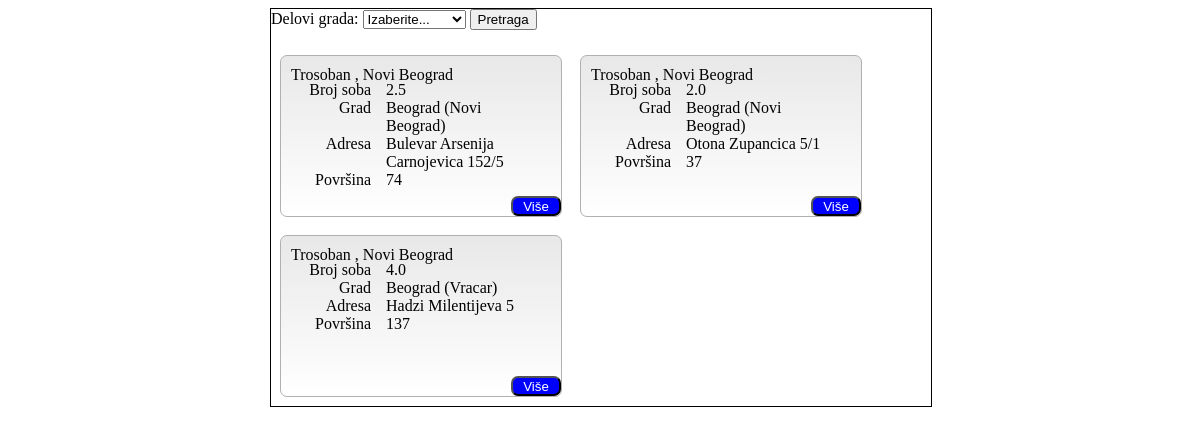
The page /nekretnine/objekti/ on the database its author committed.
### nekretnine/models.py (models this page shows, shortened)
class Objekat(models.Model):
	adresa = models.TextField()
	tip_objekta = models.ForeignKey(TipObjekta)
	deo_grada = models.ForeignKey(DeoGrada)
	broj_soba = models.FloatField()
	povrsina = models.IntegerField()
	cena = models.IntegerField()
	namestenost = models.ForeignKey(Namestenost)

class DeoGrada(models.Model):
	naziv = models.CharField(max_length=50)
	grad = models.ForeignKey(Grad)
	def __str__(self):
		return self.naziv

class Grad(models.Model):
	naziv = models.CharField(max_length=50)
	drzava = models.ForeignKey(Drzava)
	def __str__(self):
		return self.naziv

### nekretnine/views.py (the view)
def objekti(request):
	deo_grada = request.GET.get('deo_grada', None)
	if deo_grada is not None:
		objekti = Objekat.objects.filter(deo_grada_id = deo_grada)
	else:
		objekti = Objekat.objects.all()
	delovi_grada = DeoGrada.objects.all();
	context = {'objekti': objekti, 'delovi_grada': delovi_grada}
	return render(request, 'nekretnine/objekti.html', context)

### nekretnine/templates/nekretnine/objekti.html (shortened to what this page needs)
	<div class = "main">
		<form>
			Delovi grada:
			<select name="deo_grada">
				<option value="0">Izaberite...</option>
			</select>
			<input type="submit" value="Pretraga" />
		</form>
{% if objekti %}
	{% for objekat in objekti %}
		<div class = "komplet">
			<div class="podaci">
				<div class = "naslov">
					Trosoban , Novi Beograd
				</div>
				<div class="red">
					<div class = "osobine">Broj soba</div>
					<div class = "podatak">{{ objekat.broj_soba }}</div>
				</div>
				<div class="red">
					<div class = "osobine">Grad</div>
					<div class = "podatak">{{ objekat.deo_grada.grad }} ({{ objekat.deo_grada }})</div>
				</div>
				<div class="red">
					<div class = "osobine">Adresa</div>
					<div class = "podatak">{{ objekat.adresa }}</div>
				</div>
				<div class="red">
					<div class = "osobine">Površina</div>
					<div class = "podatak">{{ objekat.povrsina }}</div>
				</div>
			</div>
			<button type="button">Više</button>
		</div>
	{% endfor %}
{% else %}
		<p>Nema oglasa.</p>
{% endif %}
	</div>

### nekretnine/templates/nekretnine/objekti.html (style rules this page uses)
div.main { width:660px; position: relative; left: 50%; margin-left: -330px; border: 1px solid; }
div.komplet { border: 1px solid; width:280px; float:left; margin:9px; border: 1px solid; border-radius: 7px; border-color:#B0B0B0; background: -webkit-linear-gradient(top, #E8E8E8 , #FFFFFF ); background: -o-linear-gradient(top, #E8E8E8 , #FFFFFF ); background: -moz-linear-gradient(top, #E8E8E8 , #FFFFFF ); background: linear-gradient(top, #E8E8E8 , #FFFFFF ); }
div.osobine { float:left; text-align:right; margin-right:15px; margin-left:10px; width:80px; }
div.podatak { float:left; width:150px; }
div.podaci { height: 140px; }
div.naslov { float:left; width:230px; height:15px; margin-left:10px; margin-top:10px; }
div.red { clear: both; }
button { width:50px; height:20px; background-color:blue; color:white; border-radius: 7px; float:right; }

### rows shown on the page
Objekat: broj_soba "2.5", deo_grada.grad "Beograd", deo_grada "Novi Beograd", adresa "Bulevar Arsenija Carnojevica 152/5", povrsina "74"
Objekat: broj_soba "2.0", deo_grada.grad "Beograd", deo_grada "Novi Beograd", adresa "Otona Zupancica 5/1", povrsina "37"
Objekat: broj_soba "4.0", deo_grada.grad "Beograd", deo_grada "Vracar", adresa "Hadzi Milentijeva 5", povrsina "137"
